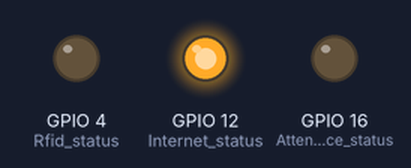
This sketch was run on a simulated ESP8266 (NodeMCU). On the bench: output pins drawn as LEDs (lit = HIGH). WiFi joins after 1.5 s; servers stay silent unless stated; uploads are accepted with an empty reply; what the sketch prints to the serial monitor is not drawn.

Above: at 1.1 s.
At 1.8 s:
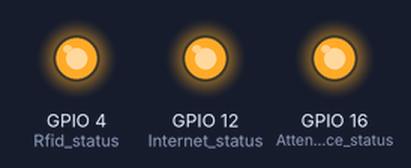
At 4.8 s:
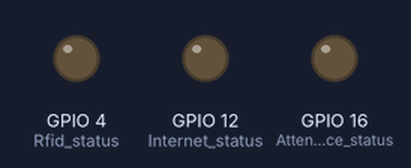
Timing chart, 0 to 6.3 s (numbered marks = the images above):
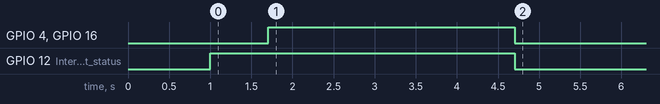

The sketch:

test_alert_copy.ino
```cpp
#include <ESP8266WiFi.h>
#include <WiFiClientSecure.h>

const char* host = "killing-winters.000webhostapp.com";
const int httpsPort = 443;

const char* accessToken = "40kbno9qesgzah1k5reiznwtr9yco2vlfgzw9nu5";
//const char* fingerprint = "f31bb747295939c1917db461da4dec0d8ce1e7c1";

bool temp=true;

String cardID = "00 01 00 80";

char WIFI_SSID[3][30]={"Hotspot","Jeshvi","winter_stark"};
char WIFI_PASSWORD[3][30]={"abc12345","Winterisgreat97","12345678#"};

char connection_req_ssid[30];

int connection_index = 0;

#define Rfid_status 4 // indicates whether RFID reader read the tag
#define Internet_status 12 // indicates intertnet connection  online/offline status
#define Attendance_status 16 // indicates Attedance taken status


// 0 2 4 12 16 GPIO free pins

bool establish_secure_connection(unsigned long int baud_rate,String Ssid,String Password)
{
   //System Lights configuration

   pinMode(Internet_status,OUTPUT);
   pinMode(Attendance_status,OUTPUT);
   pinMode(Rfid_status,OUTPUT);

  int counter = 1,i=0;
  bool connection_flag=true;
  char connection_req_ssid[30];

  Serial.begin(baud_rate);
  WiFi.begin(Ssid,Password);


  delay(1000);

  digitalWrite(Internet_status,HIGH);
  Serial.println();
  Serial.println("Internet Status HIGH");

  Serial.println();
  Serial.printf("Connecting to %s ",WIFI_SSID[connection_index]);

  while(WiFi.status() != WL_CONNECTED)
  {
    delay(500);
    Serial.print(".");
    counter = counter + 1;
    if(counter>30)
    {
      connection_flag=false;
      break;
    }
    connection_flag=true;
  }

  if(connection_flag==true)
  {
     delay(200);
     Serial.println();
     Serial.printf("Connected to %s with IP address : ",WIFI_SSID[connection_index]);
     Serial.print(WiFi.localIP());


     digitalWrite(Internet_status,HIGH);
     digitalWrite(Attendance_status,HIGH);
     digitalWrite(Rfid_status,HIGH);
     Serial.println();
     Serial.println("Sysetm lights HIGH");

     delay(3000);

     digitalWrite(Internet_status,LOW);
     digitalWrite(Attendance_status,LOW);
     digitalWrite(Rfid_status,LOW);
     Serial.println("Sysetm lights LOW");
  }
  else
  {
      delay(200);
      Serial.println();
      Serial.printf("Failed to connect : %s",WIFI_SSID[connection_index]);
      delay(200);
      digitalWrite(Internet_status,HIGH);
      Serial.println("Internet statucs HIGH");

      if(connection_index<2)
      {
        i=0;
        while(WIFI_SSID[connection_index+1][i]!='\0')
        {
          connection_req_ssid[i]=WIFI_SSID[connection_index+1][i];
          i++;
        }

         connection_req_ssid[i] ='\0';
      }
      else
      {
        i=0;
        while(WIFI_SSID[0][i]!='\0')
        {
          connection_req_ssid[i]=WIFI_SSID[0][i];
          i++;
        }

         connection_req_ssid[i] ='\0';

       }

     delay(500);
     Serial.println();
     Serial.printf("Trying to connect :%s",connection_req_ssid);
     delay(500); // necessary to write here otherwise not work because below return execute faster
  }

 return (connection_flag);
}

void setup()
{
  while(!establish_secure_connection(115200,WIFI_SSID[connection_index],WIFI_PASSWORD[connection_index]))
  {

     if(connection_index<2)
      {
      connection_index = connection_index + 1;
      }
      else
      {
        connection_index = 0;
      }
  }
}

void loop()
{

   while(WiFi.status()==WL_CONNECTED)
   {
     Serial.println();
     Serial.println("Internet Service Active !");
     Serial.println("Internet statucs LOW");

      /* TEAM D code : parth + harshil */

     if(temp==true)
     {
     String url = "/api/add";

     WiFiClientSecure client; // Use WiFiClientSecure class to create TLS connection
     client.setInsecure(); //making connection Insecure to send data on api

     Serial.print("Connecting to Api : ");
     Serial.print(host);
     Serial.println(url);

     if(!client.connect(host, httpsPort)) {
     Serial.println("Connection Failed to Api !");
     return;
     }

     //if(client.verify(fingerprint,host))
     //{
         //Serial.println();
         //Serial.println("API Authentication Status : Successful");

         client.print(String("POST ") + url + " HTTP/1.1\r\n" +
         "Host: " + host + "\r\n" +
         "User-Agent: JAMES 4.0\r\n" +
         "Content-length: 22\r\n"
         "Content-Type: application/json\r\n" +
         "Connection: close\r\n\r\n" +
         "{\"token\":\"40kbno9qesgzah1k5reiznwtr9yco2vlfgzw9nu5\",\"data\":\""+cardID+"\"}"
         );

          while (client.connected())
          {
            // we can remove extra information (it is just HTTP 1.0 . 200 OK Reponse) we are doing deletion of that
            String line = client.readStringUntil('\n');
            if (line == "\r")
            {
            Serial.println("headers received");  //NEED TO REMOVE

            if(line=="__*edit__")
            {
               digitalWrite(Rfid_status,LOW);
                Serial.println("Rfid status LOW");
               digitalWrite(Attendance_status,HIGH);
               Serial.println("Attedance status HIGH");
            }

             break;
            }
          }

        String line = client.readStringUntil('\n');
        Serial.println(line); // here name of user will come we need to print it in display
        delay(1500);
        digitalWrite(Attendance_status,LOW);
        Serial.println("Attedance status LOW");

        temp=false; // need to remove
    // }
     //else
     //{
     //Serial.println();
    // Serial.println("API Authentication Status : Failed");
    // }

    }

     /* code application here TEAM A */

   }


    delay(500);
    digitalWrite(Internet_status,HIGH);
    Serial.println();
    Serial.println("Internet status HIGH");
    Serial.println("Internet Service Down !");

    delay(200);
    Serial.println();
    Serial.println("Connection lost trying to reconnect...");

    delay(200);

   if(WiFi.status()== WL_DISCONNECTED)
   {

      while(!establish_secure_connection(115200,WIFI_SSID[connection_index],WIFI_PASSWORD[connection_index]))
      {
        if(connection_index<2)
        {
        connection_index =  connection_index + 1;
        }
        else
        {
        connection_index = 0;
        }
      }
   }

}
```
